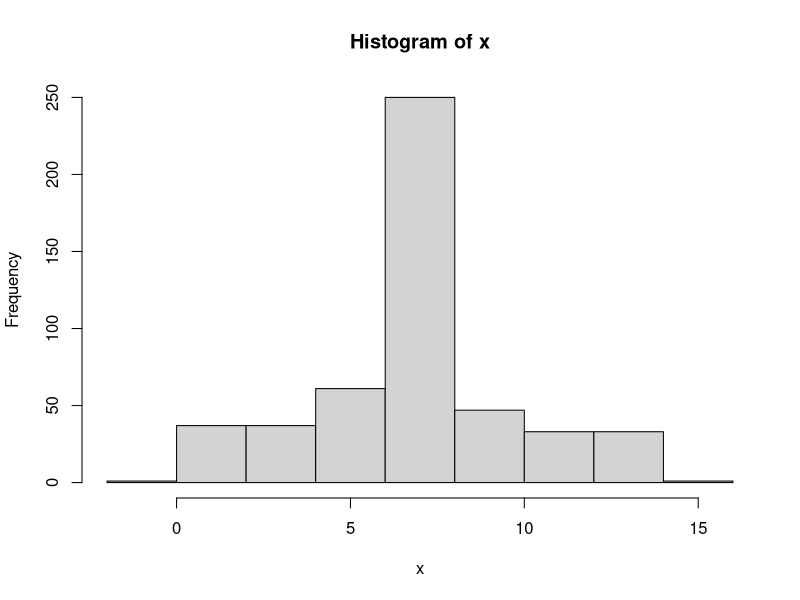

Generate this figure with R: (Note: this script raises an error after producing the figure.)
################
#First: Generating the sample of the HMM with the true following true values:

#transition matrix
gamma<-matrix(c(0.9,0.05,0.05,
                0.1,0.4,0.5,
                0.3,0.5,0.2), byrow=TRUE, nrow=3)

#initial state probabilities
delta<-c(0.5, 0.3, 0.2)

#sample size
n<- 500


#number of states 
m<-3

#sampling from Normaliy distribution with different mu's but same sigma's:
x<-c()
set.seed(100)
s1<-rnorm(10000, 7, 1)
s2<-rnorm(10000, 2, 1)
s3<-rnorm(10000, 12, 1)


#initial state
random_number<-runif(1, 0, 1)

if (random_number < delta[1]){
  x[1]<-sample(s1, 1, replace = FALSE)
  p<-1
} else if (random_number < sum(delta[1:2]) && random_number > delta[1]) {
  x[1]<-sample(s2, 1, replace = FALSE)
  p<-2
} else {
  x[1]<-sample(s3, 1, replace = FALSE)
  p<-3
}

#sample creation
for (i in 2:n){
  random_number<-runif(1, 0, 1)
  if (random_number < gamma[p,1]){
    p<-1
    x[i]<-sample(s1, 1, replace = FALSE)
  } else if(random_number < sum(gamma[p,1:2]) && random_number > gamma[p,1]) {
    p<-2
    x[i]<-sample(s2, 1, replace = FALSE)
  } else {
    p<-3
    x[i]<-sample(s3, 1, replace = FALSE)
  }
}

#Display of the sample
hist(x)

################
#Second: Defining the likelihoods.


#likelihoods
L1<-function(x, mu){
  p1<-1/sqrt(2*pi)*exp(-0.5*(x-mu)^2)
  return(p1)
}

L2<-function(x, mu){
  p2<-1/sqrt(2*pi)*exp(-0.5*(x-mu)^2)
  return(p2)
}

L3<-function(x, mu){
  p3<-1/sqrt(2*pi)*exp(-0.5*(x-mu)^2)
  return(p3)
}

################
#Third: Executing the two HMM functions

HMM(x=x,m=m,method="EM",L1=L1,L2=L2,L3=L3,decoding=TRUE)

HMM(x=x,m=m,method="DM",L1=L1,L2=L2,L3=L3,decoding=TRUE)

